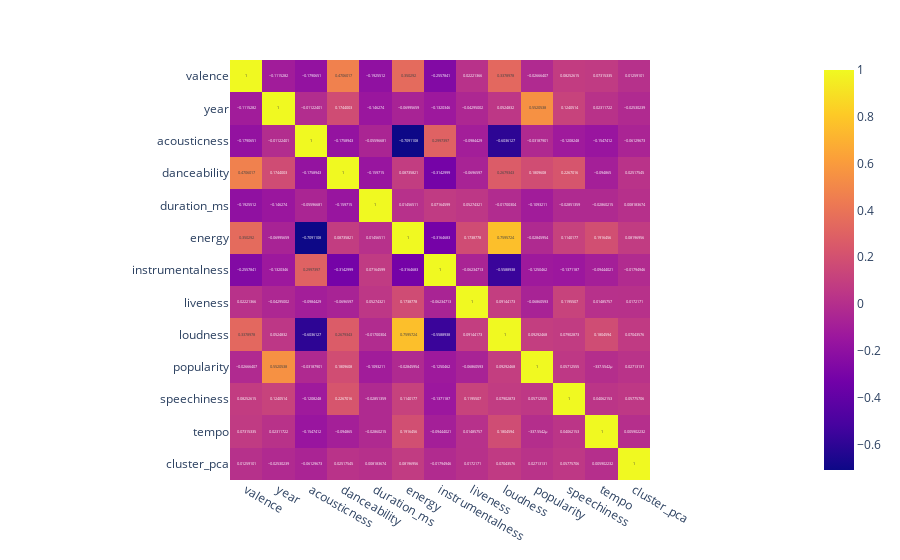

Notebook cell for this chart:
### Code cell
fig = px.imshow(dados.corr(numeric_only=True), text_auto=True)
fig.show()

### Figure 1 — Plotly figure (JSON) as saved in the notebook; plotly's stock layout.template omitted (floating-point values rounded to 4 significant figures; data arrays with more than 128 entries replaced by an {"elided": "..."} marker saying what was removed)
{"data": [{"coloraxis": "coloraxis", "hovertemplate": "x: %{x}<br>y: %{y}<br>color: %{z}<extra></extra>", "name": "0", "texttemplate": "%{z}", "type": "heatmap", "x": ["valence", "year", "acousticness", "danceability", "duration_ms", "energy", "instrumentalness", "liveness", "loudness", "popularity", "speechiness", "tempo", "cluster_pca"], "xaxis": "x", "y": ["valence", "year", "acousticness", "danceability", "duration_ms", "energy", "instrumentalness", "liveness", "loudness", "popularity", "speechiness", "tempo", "cluster_pca"], "yaxis": "y", "z": {"elided": "13x13 float values"}}], "layout": {"coloraxis": {"colorscale": [[0, "#0d0887"], [0.1111, "#46039f"], [0.2222, "#7201a8"], [0.3333, "#9c179e"], [0.4444, "#bd3786"], [0.5556, "#d8576b"], [0.6667, "#ed7953"], [0.7778, "#fb9f3a"], [0.8889, "#fdca26"], [1, "#f0f921"]]}, "margin": {"t": 60}, "xaxis": {"anchor": "y", "constrain": "domain", "domain": [0, 1], "scaleanchor": "y"}, "yaxis": {"anchor": "x", "autorange": "reversed", "constrain": "domain", "domain": [0, 1]}}}
